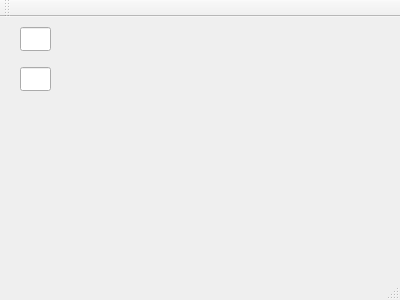
<?xml version="1.0" encoding="UTF-8"?>
<ui version="4.0">
 <class>MainWindow</class>
 <widget class="QMainWindow" name="MainWindow">
  <property name="geometry">
   <rect>
    <x>0</x>
    <y>0</y>
    <width>400</width>
    <height>300</height>
   </rect>
  </property>
  <property name="windowTitle">
   <string>MainWindow</string>
  </property>
  <widget class="QWidget" name="centralWidget">
   <widget class="QLineEdit" name="tja">
    <property name="geometry">
     <rect>
      <x>20</x>
      <y>10</y>
      <width>31</width>
      <height>24</height>
     </rect>
    </property>
    <property name="text">
     <string/>
    </property>
   </widget>
   <widget class="QLineEdit" name="tja_2">
    <property name="geometry">
     <rect>
      <x>20</x>
      <y>50</y>
      <width>31</width>
      <height>24</height>
     </rect>
    </property>
    <property name="text">
     <string/>
    </property>
   </widget>
  </widget>
  <widget class="QMenuBar" name="menuBar">
   <property name="geometry">
    <rect>
     <x>0</x>
     <y>0</y>
     <width>400</width>
     <height>21</height>
    </rect>
   </property>
  </widget>
  <widget class="QToolBar" name="mainToolBar">
   <attribute name="toolBarArea">
    <enum>TopToolBarArea</enum>
   </attribute>
   <attribute name="toolBarBreak">
    <bool>false</bool>
   </attribute>
  </widget>
  <widget class="QStatusBar" name="statusBar"/>
 </widget>
 <layoutdefault spacing="6" margin="11"/>
 <resources/>
 <connections/>
</ui>
